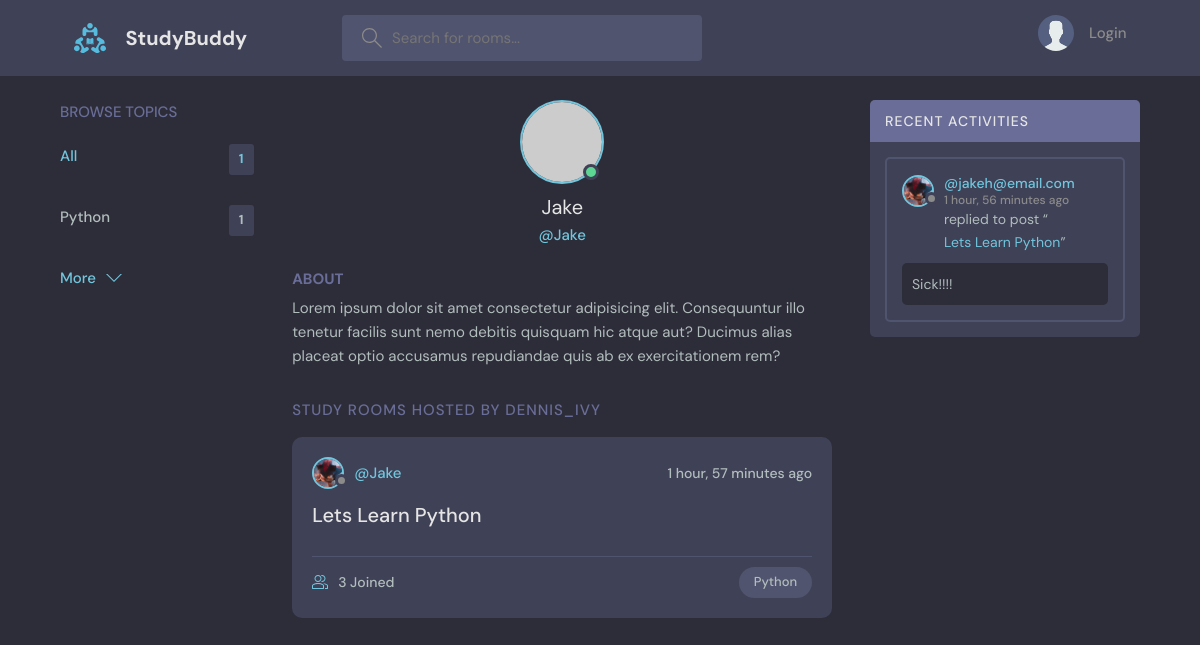
Page /profile/1/ on the committed database.
### base/models.py (models this page shows, shortened)
class Topic(models.Model):
    name = models.CharField(max_length = 200)

class User(AbstractUser):
    name = models.CharField(max_length=200, null=True)
    email = models.EmailField(unique=True, null=True)
    bio = models.TextField(null=True)
    avatar = models.ImageField(null=True, default="avatar.svg")
    USERNAME_FIELD = 'email'
    REQUIRED_FIELDS = []

class Room(models.Model):
    host = models.ForeignKey(User, on_delete = models.SET_NULL, null = True)
    topic = models.ForeignKey(Topic, on_delete = models.SET_NULL, null = True)
    name = models.CharField(max_length = 200)
    description = models.TextField(null = True, blank = True)
    participants = models.ManyToManyField(User, related_name = 'participants', blank = True)
    updated = models.DateTimeField(auto_now = True)
    created = models.DateTimeField(auto_now_add = True)
    class Meta:
        ordering = ['-updated', '-created']
    def __str__(self):
        return self.name

class Message(models.Model):
    user = models.ForeignKey(User, on_delete = models.CASCADE)
    room = models.ForeignKey(Room, on_delete = models.CASCADE)
    body = models.TextField()
    updated = models.DateTimeField(auto_now = True)
    created = models.DateTimeField(auto_now_add = True)
    class Meta:
        ordering = ['-updated', '-created']

### base/views.py (the view)
# urls.py: path('profile/<str:pk>/', views.userProfile, name = "user-profile"),
def userProfile(request, pk):
    user = User.objects.get(id = pk)
    rooms = user.room_set.all()
    room_messages = user.message_set.all()
    topics = Topic.objects.all()
    context = {'user': user, 'rooms': rooms, 'room_messages': room_messages, 'topics': topics}
    return render(request, 'base/profile.html', context)

### base/templates/base/profile.html (shortened to what this page needs)
{% extends 'main.html' %}
{% block content %}
  <main class="profile-page layout layout--3">
    <div class="container">
      {% include 'base/topics_component.html' %}
      <div class="roomList">
        <div class="profile">
          <div class="profile__avatar">
            <div class="avatar avatar--large active">
              <img src="https://randomuser.me/api/portraits/men/11.jpg" />
            </div>
          </div>
          <div class="profile__info">
            <h3>{{user.username}}</h3>
            <p>@{{user.username}}</p>
          </div>
          <div class="profile__about">
            <h3>About</h3>
            <p>
              Lorem ipsum dolor sit amet consectetur adipisicing elit. Consequuntur illo tenetur
              facilis sunt nemo debitis quisquam hic atque aut? Ducimus alias placeat optio
              accusamus repudiandae quis ab ex exercitationem rem?
            </p>
          </div>
        </div>
        <div class="roomList__header">
          <div>
            <h2>Study Rooms Hosted by dennis_ivy</a>
            </h2>
          </div>
        </div>
        {% include 'base/feed_component.html' %}
      </div>
      {% include 'base/activity_component.html' %}
    </div>
  </main>
{% endblock content %}

### templates/main.html (shortened to what this page needs)
<!DOCTYPE html>
{% load static %}
<html lang="en">
  <head>
    <link rel="stylesheet" href="{% static 'styles/style.css' %}" />
  </head>
  <body>
    {% include 'navbar.html' %}
    {% block content %}
    {% endblock %}
  </body>
</html>

### templates/navbar.html (shortened to what this page needs)
{% load static %}
<header class="header header--loggedIn">
    <div class="container">
      <a href="{% url 'home' %}" class="header__logo">
        <img src="{% static 'images/logo.svg' %}" />
        <h1>StudyBuddy</h1>
      </a>
      <form class="header__search" method = "GET" action = "{% url 'home' %}"">
        <label>
          <input name = "q" placeholder="Search for rooms..." />
        </label>
      </form>
      <nav class="header__menu">
        {% if request.user.is_authenticated %}
        <div class="header__user">
          <a href="{% url 'update-user' %}">
            <div class="avatar avatar--medium active">
              <img src="{{request.user.avatar.url}}" />
            </div>
            <p>{{request.user.username}} <span>@{{request.user.username}}</span></p>
          </a>
          <button class="dropdown-button">
            <svg version="1.1" xmlns="http://www.w3.org/2000/svg" width="32" height="32" viewBox="0 0 32 32">
              <title>chevron-down</title>
              <path d="M16 21l-13-13h-3l16 16 16-16h-3l-13 13z"></path>
            </svg>
          </button>
        </div>
        {% else %}
        <a href="{% url 'login' %}">
          <img src="{% static 'images/avatar.svg' %}" />
          <p>Login</p>
        </a>
        {% endif %}
      </nav>
    </div>
  </header>

### base/templates/base/topics_component.html
<div class="topics">
    <div class="topics__header">
      <h2>Browse Topics</h2>
    </div>
    <ul class="topics__list">
      <li>
        <a href="{% url 'home' %}" class="active">All <span>{{topics.count}}</span></a>
      </li>
      {% for topic in topics%}
      <li>
        <a href="{% url 'home' %}?q={{topic.name}}">{{topic.name}} <span>{{topic.room_set.all.count}}</span></a>
      </li>
      {% endfor %}
    </ul>
    <a class="btn btn--link" href="{% url 'topics' %}">
      More
      <svg version="1.1" xmlns="http://www.w3.org/2000/svg" width="32" height="32" viewBox="0 0 32 32">
        <title>chevron-down</title>
        <path d="M16 21l-13-13h-3l16 16 16-16h-3l-13 13z"></path>
      </svg>
    </a>
  </div>

### base/templates/base/feed_component.html (shortened to what this page needs)
{% for room in rooms %}
<div class="roomListRoom">
    <div class="roomListRoom__header">
      <a href="{% url 'user-profile' room.host.id %}" class="roomListRoom__author">
        <div class="avatar avatar--small">
          <img src="{{room.host.avatar.url}}" />
        </div>
        <span>@{{room.host.username}}</span>
      </a>
      <div class="roomListRoom__actions">
        <span>{{room.created|timesince}} ago</span>
      </div>
    </div>
    <div class="roomListRoom__content">
      <a href="{% url 'room' room.id %}">{{room.name}}</a>
    </div>
    <div class="roomListRoom__meta">
      <a href="{% url 'room' room.id %}" class="roomListRoom__joined">
        {{room.participants.all.count}} Joined
      </a>
      <p class="roomListRoom__topic">{{room.topic.name}}</p>
    </div>
</div>
{% endfor %}

### base/templates/base/activity_component.html (shortened to what this page needs)
<div class="activities">
    <div class="activities__header">
      <h2>Recent Activities</h2>
    </div>
    {% for message in room_messages %}
    <div class="activities__box">
      <div class="activities__boxHeader roomListRoom__header">
        <a href="{% url 'user-profile' message.user.id %}" class="roomListRoom__author">
          <div class="avatar avatar--small">
            <img src="{{message.user.avatar.url}}" />
          </div>
          <p>
            @{{message.user}}
            <span>{{message.created|timesince}} ago</span>
          </p>
        </a>
      </div>
      <div class="activities__boxContent">
        <p>replied to post “<a href="{% url 'room' message.room.id %}">{{message.room}}</a>”</p>
        <div class="activities__boxRoomContent">
            {{message.body}}
        </div>
      </div>
    </div>
    {% endfor %}
  </div>

### rows in the picture
Topic: name "Python", room_set.all.count "1"
User: username "Jake"
Room: host.avatar (picture), host.username "Jake", created "1 hour, 57 minutes", name "Lets Learn Python", participants.all.count "3", topic.name "Python"
Message: user.avatar (picture), user "jakeh@email.com", created "1 hour, 56 minutes", room "Lets Learn Python", body "Sick!!!!"

### other values in the picture
{{ topics.count }} "1"
